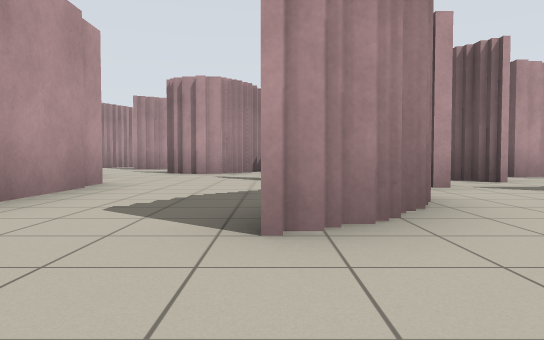
[1] (above)

24 first-person views from a walk through a robot-simulator world made for Stage. The camera is 0.72 m above the floor, tilts 2° down and sees 70° across. The lines on the ground mark 1 m squares. The floor is counted in squares, 2 m on a side. Each view is taken from the middle of a square. On the plan, view 1 faces up. The plan holds only what a view shows up to about 9 squares ahead; the rest is blank.

[2]
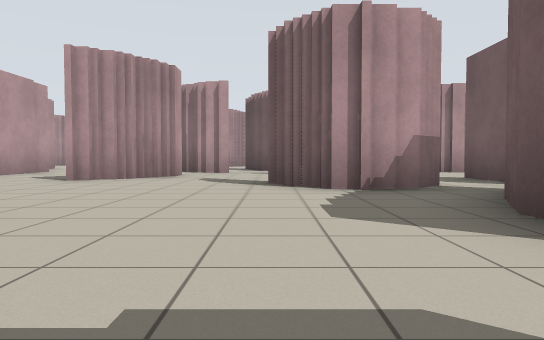

[3]
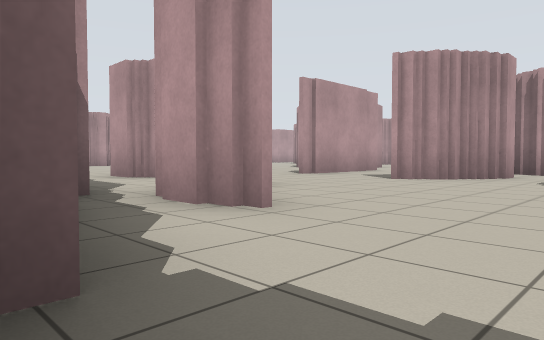

[4]
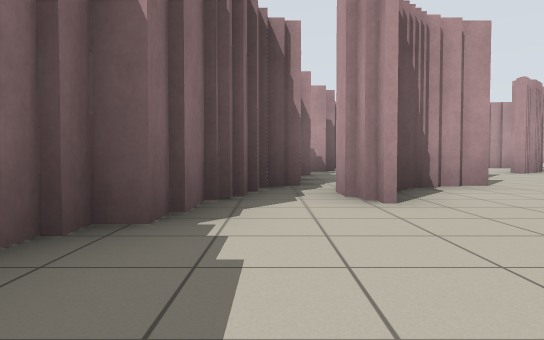

[5]
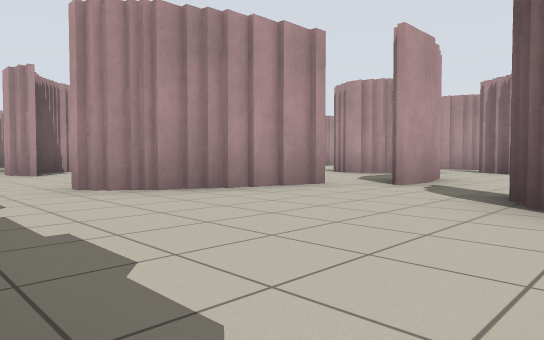

[6]
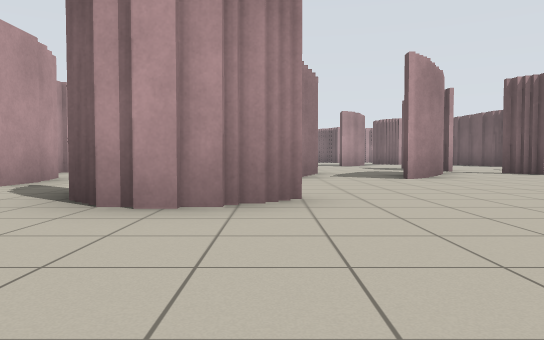

[7]
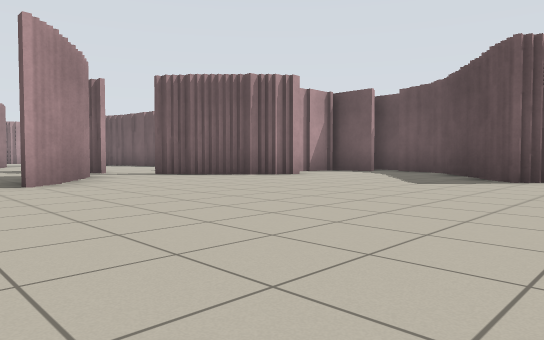

[8]
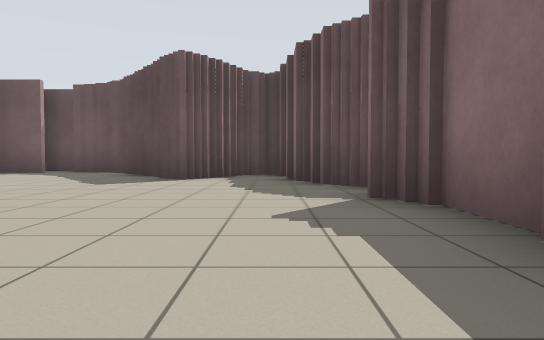

[9]
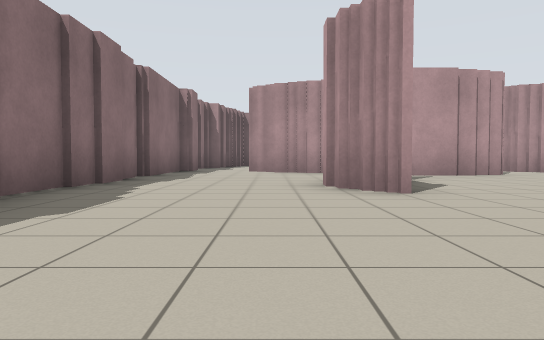

[10]
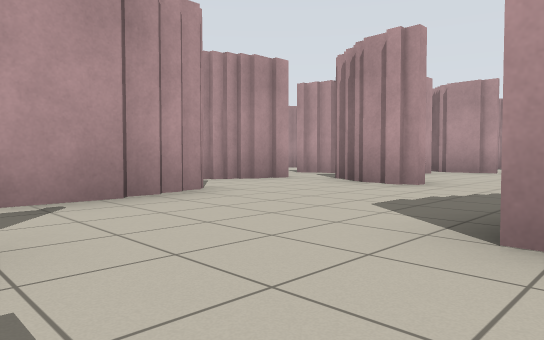

[11]
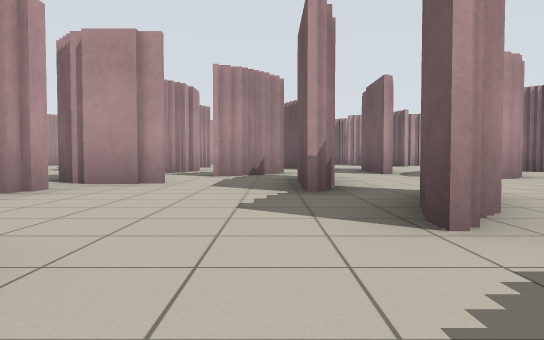

[12]
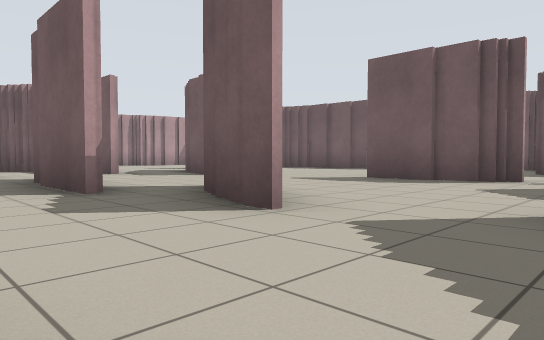

[13]
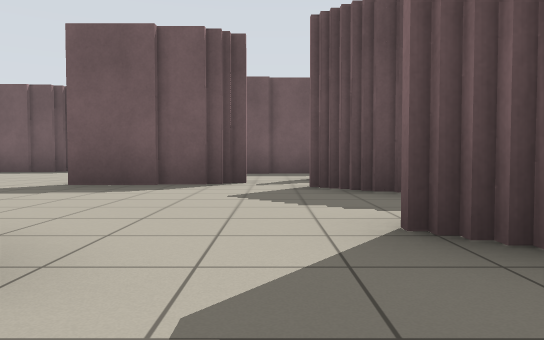

[14]
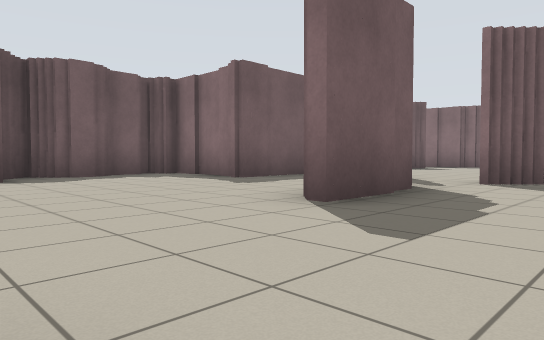

[15]
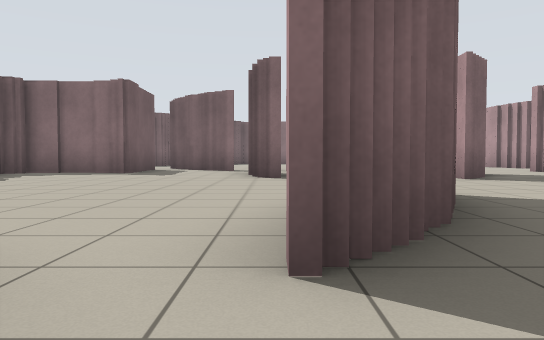

[16]
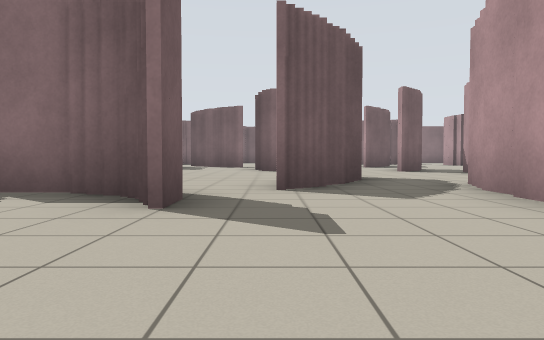

[17]
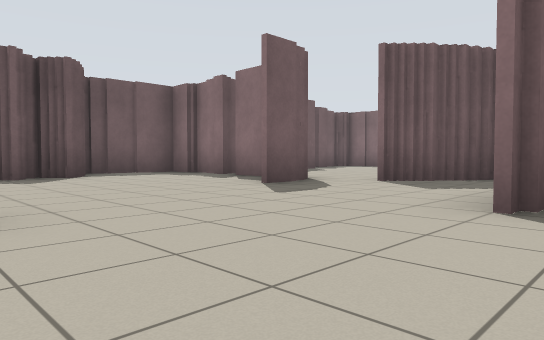

[18]
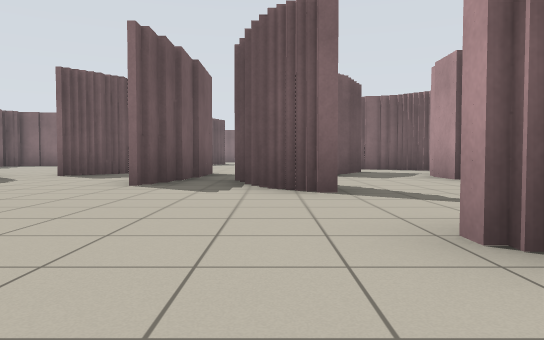

[19]
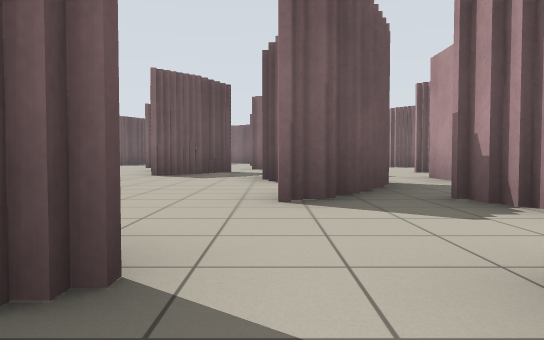

[20]
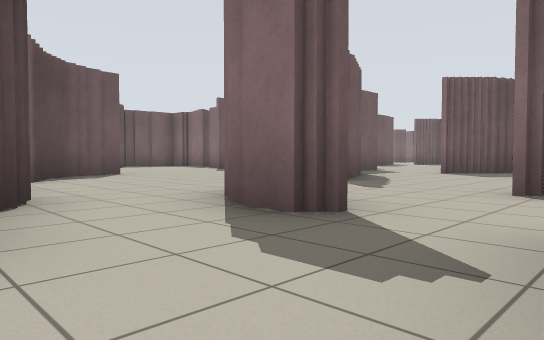

[21]
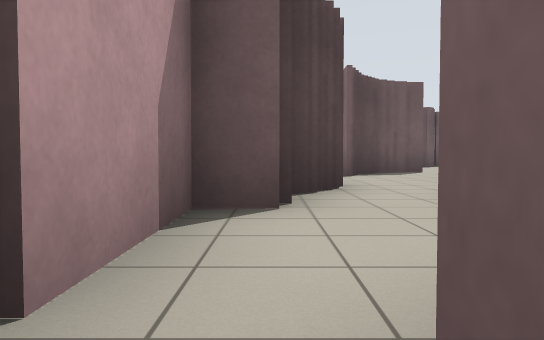

[22]
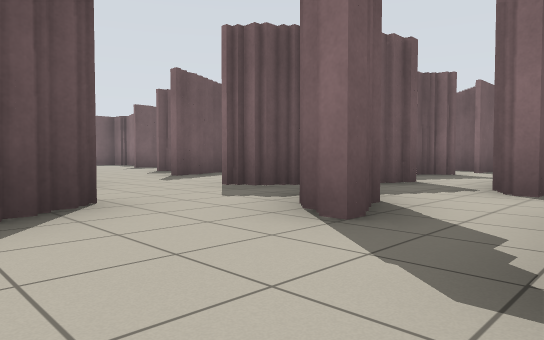

[23]
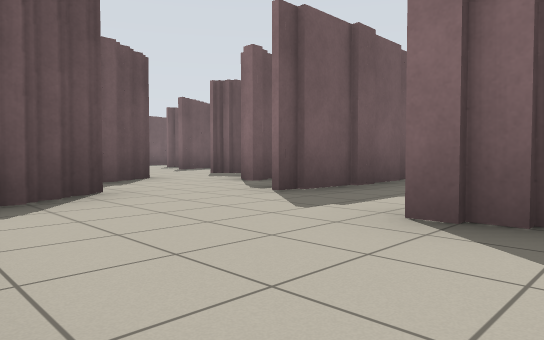

[24]
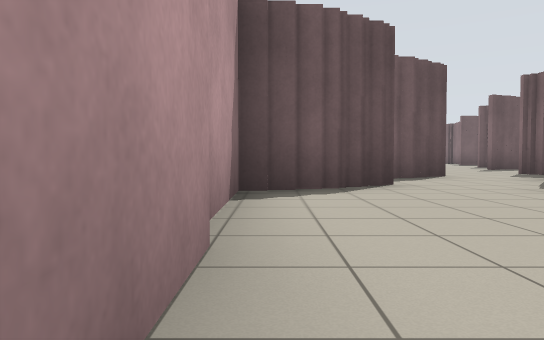

### Floor plan
Key: @ floor where view 1 was taken; # wall or solid block; x gap in a wall; . floor; T thing the floor can be seen under or through.
Columns run from 5 left of view 1 to 20 right of it. Each row starts with its distance up from view 1.
 23     #####
 22     ....## ###
 21      ....#...###
 20      ##....#.... ##
 19       ..#..#.##...##
 18        .#x#........#
 17        .#.##...........#
 16         ##.#...#.......###
 15          #.#...##........#
 14          #..#..##...#....#
 13          ..##...#..TTT.###
 12         #..####.#.TT.. #
 11          ..x.#....T....#
 10            ##.T........##
  9     #      ...T.........#
  8   .##.     #..T.........##
  7   ....    #....TT..#.....#
  6   .... ##......T...#.....#
  5   #...##....#.........####
  4   #......##....#..#.### #
  3 ###..##........#..#..##.#
  2 .....#.....#...#........##
  1   ......####.............#
  0  ##..@....##..#.........##
 -1  #...#....#...##.......##
 -2  ....##...#............##
 -3  #  #...................#
 -4     ####. .........#.####
 -5           ######  ##

Positions as (right, up) in squares from view 1, and headings:
1: (0, 0), facing up
2: (3, -4), facing up
3: (3, -4), facing up-left
4: (4, -3), facing left
5: (9, -4), facing up-left
6: (10, -4), facing up
7: (11, -3), facing up-right
8: (11, -3), facing right
9: (14, -2), facing left
10: (10, 0), facing up-left
11: (9, 4), facing up
12: (8, 4), facing up-right
13: (9, 5), facing right
14: (12, 10), facing down-right
15: (14, 14), facing down
16: (14, 17), facing down
17: (11, 18), facing down-right
18: (10, 20), facing down
19: (7, 20), facing down
20: (6, 21), facing down-right
21: (5, 21), facing right
22: (3, 20), facing down-right
23: (0, 22), facing down-right
24: (-1, 22), facing right
